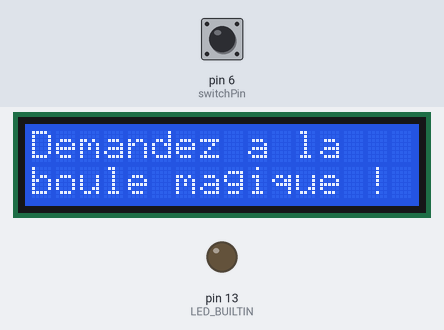
Simulated run of this sketch. Board: Arduino Uno, built with avr-gcc and run on an emulated ATmega328P. On the bench: 16×2 character LCD, output pins drawn as LEDs (lit = HIGH). Inputs (shaded band) come from the test bench; at power-on: pin 6 (switchPin) LOW. Random numbers use the default seed unless the sketch sets one.

Above: at 1.2 s.
1.3 s: pin 6 (switchPin) pulled HIGH for 0.15 s
At 2.0 s:
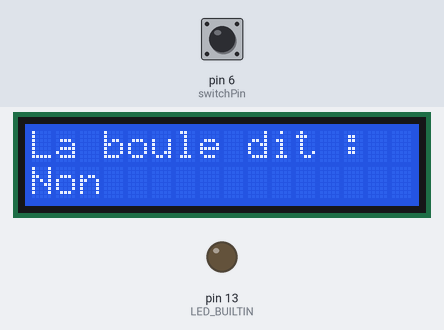
2.9 s: pin 6 (switchPin) pulled HIGH for 1 s
At 4.5 s:
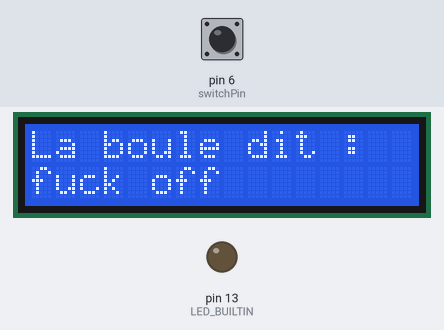
5.4 s: pin 6 (switchPin) pulsed HIGH 5 times (0.12 s each, 0.3 s apart)
At 7.1 s:
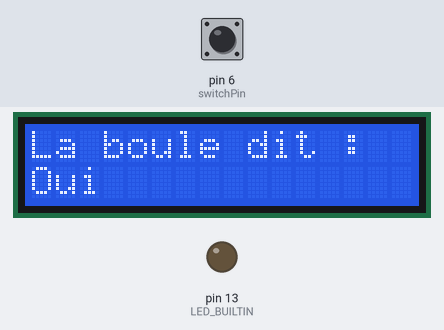
8.4 s: pin 6 (switchPin) pulled HIGH for 0.15 s
At 9.7 s:
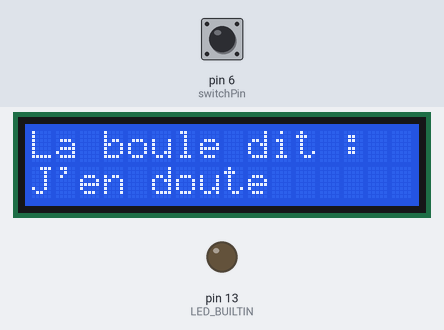
10.0 s: pin 6 (switchPin) pulled HIGH for 3.2 s
At 14.0 s:
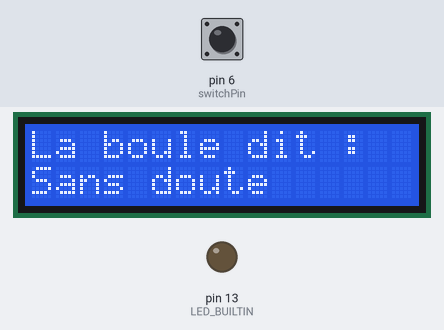
14.7 s: pin 6 (switchPin) pulled HIGH for 0.15 s
At 15.8 s:
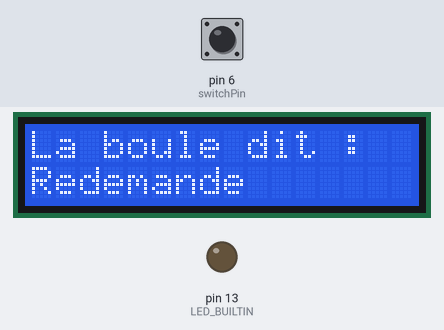
Timing chart, 0 to 17.3 s (numbered marks = the images above; inputs shaded):
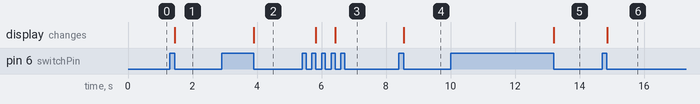

Measured:
- after the input at 1.3 s, the display: changes after 0.15 s (image 1)
- after the input at 2.9 s, the display: changes after 1.0 s (image 2)
- after the input at 5.4 s, the display: first changes after 0.43 s (image 3 shows a later state)
- after the input at 8.4 s, the display: changes after 0.16 s (image 4)
- after the input at 10.0 s, the display: changes after 3.2 s (image 5)
- after the input at 14.7 s, the display: changes after 0.16 s (image 6)

The sketch:

sketch_mar8a.ino
```cpp
#include <LiquidCrystal.h>
LiquidCrystal lcd(12, 11, 5, 4, 3, 2);

const int switchPin = 6;
int switchState = 0;
int prevSwitchState = 0;
int reply;
void setup() {
  // put your setup code here, to run once:
  pinMode(LED_BUILTIN, OUTPUT);
  lcd.begin(16,2);
  pinMode(switchPin, INPUT);
  lcd.print("Demandez a la");
  lcd.setCursor(0, 1);
  lcd.print("boule magique !");
}

void loop() {
  // put your main code here, to run repeatedly:
  switchState = digitalRead(switchPin);
  if (switchState != prevSwitchState) {
    if (switchState == LOW) {
      reply = random(8);
      lcd.clear();
      lcd.setCursor(0, 0);
      lcd.print("La boule dit :");
      lcd.setCursor(0, 1);
      switch(reply){
        case 0 :
        lcd.print("Oui");
        break;
        case 1 :
        lcd.print("fuck off");
        break;
        case 2 :
        lcd.print("Merde");
        break;
        case 3 :
        lcd.print("Sans doute");
        break;
        case 4 :
        lcd.print("Pas sur");
        break;
        case 5 :
        lcd.print("Redemande");
        break;
        case 6 :
        lcd.print("J'en doute");
        break;
        case 7 :
        lcd.print("Non");
        break;
      }
    }
  }
  prevSwitchState = switchState;

}
```
